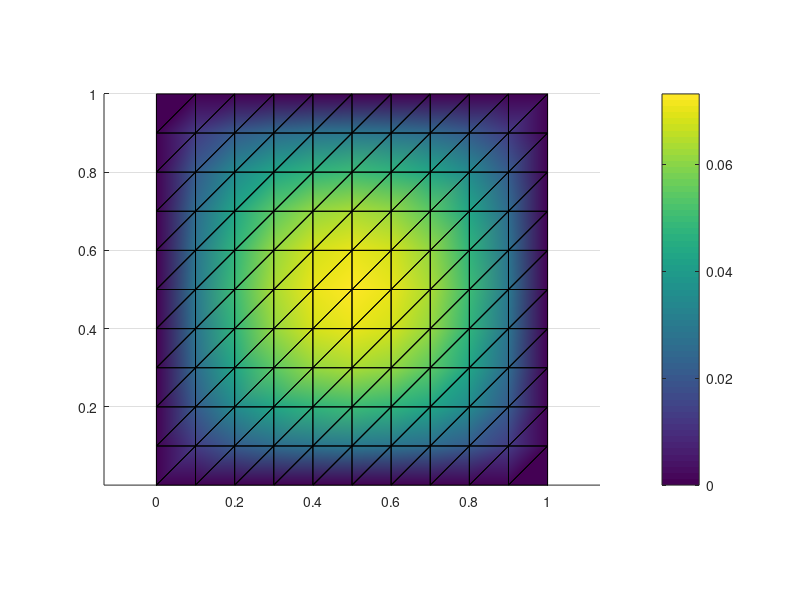

Write MATLAB code to recreate this figure.
%3.6  femcode.m

% [p,t,b] = squaregrid(m,n) % create grid of N=mn nodes to be listed in p
% generate mesh of T=2(m-1)(n-1) right triangles in unit square
m=11; n=11; % includes boundary nodes, mesh spacing 1/(m-1) and 1/(n-1)
[x,y]=ndgrid((0:m-1)/(m-1),(0:n-1)/(n-1)); % matlab forms x and y lists
p=[x(:),y(:)]; % N by 2 matrix listing x,y coordinates of all N=mn nodes
t=[1,2,m+2; 1,m+2,m+1]; % 3 node numbers for two triangles in first square
t=kron(t,ones(m-1,1))+kron(ones(size(t)),(0:m-2)');
% now t lists 3 node numbers of 2(m-1) triangles in the first mesh row
t=kron(t,ones(n-1,1))+kron(ones(size(t)),(0:n-2)'*m);
% final t lists 3 node numbers of all triangles in T by 3 matrix 
b=[1:m,m+1:m:m*n,2*m:m:m*n,m*n-m+2:m*n-1]; % bottom, left, right, top 
% b = numbers of all 2m+2n **boundary nodes** preparing for U(b)=0

% [K,F] = assemble(p,t) % K and F for any mesh of triangles: linear phi's
N=size(p,1);T=size(t,1); % number of nodes, number of triangles
% p lists x,y coordinates of N nodes, t lists triangles by 3 node numbers
K=sparse(N,N); % zero matrix in sparse format: zeros(N) would be "dense"
F=zeros(N,1); % load vector F to hold integrals of phi's times load f(x,y)

for e=1:T  % integration over one triangular element at a time
  nodes=t(e,:); % row of t = node numbers of the 3 corners of triangle e
  Pe=[ones(3,1),p(nodes,:)]; % 3 by 3 matrix with rows=[1 xcorner ycorner] 
  Area=abs(det(Pe))/2; % area of triangle e = half of parallelogram area
  C=inv(Pe); % columns of C are coeffs in a+bx+cy to give phi=1,0,0 at nodes
  % now compute 3 by 3 Ke and 3 by 1 Fe for element e
  grad=C(2:3,:);Ke=Area*grad'*grad; % element matrix from slopes b,c in grad
  Fe=Area/3; % integral of phi over triangle is volume of pyramid: f(x,y)=1
  % multiply Fe by f at centroid for load f(x,y): one-point quadrature!
  % centroid would be mean(p(nodes,:)) = average of 3 node coordinates
  K(nodes,nodes)=K(nodes,nodes)+Ke; % add Ke to 9 entries of global K
  F(nodes)=F(nodes)+Fe; % add Fe to 3 components of load vector F
end   % all T element matrices and vectors now assembled into K and F

% [Kb,Fb] = dirichlet(K,F,b) % assembled K was singular! K*ones(N,1)=0
% Implement Dirichlet boundary conditions U(b)=0 at nodes in list b
K(b,:)=0; K(:,b)=0; F(b)=0; % put zeros in boundary rows/columns of K and F 
K(b,b)=speye(length(b),length(b)) % put I into boundary submatrix of K
Kb=K; Fb=F; % Stiffness matrix Kb (sparse format) and load vector Fb

% Solving for the vector U will produce U(b)=0 at boundary nodes
U=Kb\Fb;  % The FEM approximation is U_1 phi_1 + ... + U_N phi_N

% Plot the FEM approximation U(x,y) with values U_1 to U_N at the nodes 
trisurf(t,p(:,1),p(:,2),0*p(:,1),U,'edgecolor','k','facecolor','interp');
view(2),axis equal,colorbar